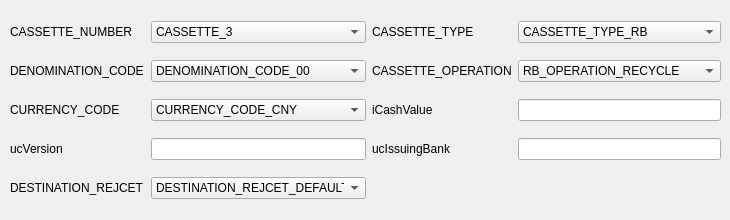
      <widget class="QWidget" name="tab_14">
       <attribute name="title">
        <string>ST_CASSETTE_INFO3</string>
       </attribute>
       <widget class="QWidget" name="layoutWidget_10">
        <property name="geometry">
         <rect>
          <x>10</x>
          <y>10</y>
          <width>711</width>
          <height>201</height>
         </rect>
        </property>
        <layout class="QGridLayout" name="gridLayout_11">
         <item row="0" column="2">
          <spacer name="horizontalSpacer_5">
           <property name="orientation">
            <enum>Qt::Horizontal</enum>
           </property>
           <property name="sizeHint" stdset="0">
            <size>
             <width>40</width>
             <height>20</height>
            </size>
           </property>
          </spacer>
         </item>
         <item row="1" column="3">
          <widget class="QLabel" name="label_59">
           <property name="text">
            <string>CASSETTE_OPERATION</string>
           </property>
          </widget>
         </item>
         <item row="0" column="4">
          <widget class="QComboBox" name="comboBox_SetUnitInfo_Cassette3_iCassType">
           <item>
            <property name="text">
             <string>CASSETTE_TYPE_RB</string>
            </property>
           </item>
           <item>
            <property name="text">
             <string>CASSETTE_TYPE_AB</string>
            </property>
           </item>
           <item>
            <property name="text">
             <string>CASSETTE_TYPE_DAB</string>
            </property>
           </item>
           <item>
            <property name="text">
             <string>CASSETTE_TYPE_UNKNOWN</string>
            </property>
           </item>
          </widget>
         </item>
         <item row="1" column="0">
          <widget class="QLabel" name="label_58">
           <property name="text">
            <string>DENOMINATION_CODE</string>
           </property>
          </widget>
         </item>
         <item row="1" column="4">
          <widget class="QComboBox" name="comboBox_SetUnitInfo_Cassette3_iCassOper">
           <item>
            <property name="text">
             <string>RB_OPERATION_RECYCLE</string>
            </property>
           </item>
           <item>
            <property name="text">
             <string>RB_OPERATION_DEPOSITE</string>
            </property>
           </item>
           <item>
            <property name="text">
             <string>RB_OPERATION_DISPENSE</string>
            </property>
           </item>
           <item>
            <property name="text">
             <string>AB_OPERATION_DEPREJRET</string>
            </property>
           </item>
           <item>
            <property name="text">
             <string>RB_OPERATION_UNKNOWN</string>
            </property>
           </item>
          </widget>
         </item>
         <item row="3" column="2">
          <spacer name="horizontalSpacer_20">
           <property name="orientation">
            <enum>Qt::Horizontal</enum>
           </property>
           <property name="sizeHint" stdset="0">
            <size>
             <width>40</width>
             <height>20</height>
            </size>
           </property>
          </spacer>
         </item>
         <item row="2" column="2">
          <spacer name="horizontalSpacer_19">
           <property name="orientation">
            <enum>Qt::Horizontal</enum>
           </property>
           <property name="sizeHint" stdset="0">
            <size>
             <width>40</width>
             <height>20</height>
            </size>
           </property>
          </spacer>
         </item>
         <item row="3" column="1">
          <widget class="QLineEdit" name="lineEdit_SetUnitInfo_Cassette3_ucVersion"/>
         </item>
         <item row="1" column="1">
          <widget class="QComboBox" name="comboBox_SetUnitInfo_Cassette3_iDenoCode">
           <item>
            <property name="text">
             <string>DENOMINATION_CODE_00</string>
            </property>
           </item>
           <item>
            <property name="text">
             <string>DENOMINATION_CODE_10_4TH</string>
            </property>
           </item>
           <item>
            <property name="text">
             <string>DENOMINATION_CODE_50_4TH</string>
            </property>
           </item>
           <item>
            <property name="text">
             <string>DENOMINATION_CODE_100_4TH</string>
            </property>
           </item>
           <item>
            <property name="text">
             <string>DENOMINATION_CODE_100_5TH</string>
            </property>
           </item>
           <item>
            <property name="text">
             <string>DENOMINATION_CODE_20_5TH</string>
            </property>
           </item>
           <item>
            <property name="text">
             <string>DENOMINATION_CODE_10_5TH</string>
            </property>
           </item>
           <item>
            <property name="text">
             <string>DENOMINATION_CODE_50_5TH</string>
            </property>
           </item>
           <item>
            <property name="text">
             <string>DENOMINATION_CODE_ALL</string>
            </property>
           </item>
          </widget>
         </item>
         <item row="2" column="1">
          <widget class="QComboBox" name="comboBox_SetUnitInfo_Cassette3_iCurrencyCode">
           <item>
            <property name="text">
             <string>CURRENCY_CODE_CNY</string>
            </property>
           </item>
           <item>
            <property name="text">
             <string>CURRENCY_CODE_EUR</string>
            </property>
           </item>
           <item>
            <property name="text">
             <string>CURRENCY_CODE_RESERVED</string>
            </property>
           </item>
          </widget>
         </item>
         <item row="1" column="2">
          <spacer name="horizontalSpacer_6">
           <property name="orientation">
            <enum>Qt::Horizontal</enum>
           </property>
           <property name="sizeHint" stdset="0">
            <size>
             <width>40</width>
             <height>20</height>
            </size>
           </property>
          </spacer>
         </item>
         <item row="3" column="0">
          <widget class="QLabel" name="label_96">
           <property name="text">
            <string>ucVersion</string>
           </property>
          </widget>
         </item>
         <item row="3" column="4">
          <widget class="QLineEdit" name="lineEdit_SetUnitInfo_Cassette3_ucIssuingBank"/>
         </item>
         <item row="4" column="2">
          <spacer name="horizontalSpacer_21">
           <property name="orientation">
            <enum>Qt::Horizontal</enum>
           </property>
           <property name="sizeHint" stdset="0">
            <size>
             <width>40</width>
             <height>20</height>
            </size>
           </property>
          </spacer>
         </item>
         <item row="0" column="3">
          <widget class="QLabel" name="label_57">
           <property name="text">
            <string>CASSETTE_TYPE</string>
           </property>
          </widget>
         </item>
         <item row="2" column="4">
          <widget class="QLineEdit" name="lineEdit_SetUnitInfo_Cassette3_iCashValue"/>
         </item>
         <item row="3" column="3">
          <widget class="QLabel" name="label_97">
           <property name="text">
            <string>ucIssuingBank</string>
           </property>
          </widget>
         </item>
         <item row="2" column="3">
          <widget class="QLabel" name="label_95">
           <property name="text">
            <string>iCashValue</string>
           </property>
          </widget>
         </item>
         <item row="2" column="0">
          <widget class="QLabel" name="label_94">
           <property name="text">
            <string>CURRENCY_CODE</string>
           </property>
          </widget>
         </item>
         <item row="0" column="0">
          <widget class="QLabel" name="label_56">
           <property name="text">
            <string>CASSETTE_NUMBER</string>
           </property>
          </widget>
         </item>
         <item row="0" column="1">
          <widget class="QComboBox" name="comboBox_SetUnitInfo_Cassette3_iCassNO">
           <item>
            <property name="text">
             <string>CASSETTE_3</string>
            </property>
           </item>
           <item>
            <property name="text">
             <string>CASSETTE_1</string>
            </property>
           </item>
           <item>
            <property name="text">
             <string>CASSETTE_2</string>
            </property>
           </item>
           <item>
            <property name="text">
             <string>CASSETTE_4</string>
            </property>
           </item>
           <item>
            <property name="text">
             <string>CASSETTE_5</string>
            </property>
           </item>
           <item>
            <property name="text">
             <string>CASSETTE_6</string>
            </property>
           </item>
           <item>
            <property name="text">
             <string>RESERVED</string>
            </property>
           </item>
          </widget>
         </item>
         <item row="4" column="1">
          <widget class="QComboBox" name="comboBox_SetUnitInfo_Cassette3_iCassNoteHandInfo">
           <item>
            <property name="text">
             <string>DESTINATION_REJCET_DEFAULT</string>
            </property>
           </item>
           <item>
            <property name="text">
             <string>DESTINATION_REJCET_CS</string>
            </property>
           </item>
           <item>
            <property name="text">
             <string>DESTINATION_REJCET_DISPENSE</string>
            </property>
           </item>
           <item>
            <property name="text">
             <string>DESTINATION_REJCET_DEPOSIT</string>
            </property>
           </item>
           <item>
            <property name="text">
             <string>DESTINATION_REJECT_CASH1_COMBINE</string>
            </property>
           </item>
          </widget>
         </item>
         <item row="4" column="0">
          <widget class="QLabel" name="label_101">
           <property name="text">
            <string>DESTINATION_REJCET</string>
           </property>
          </widget>
         </item>
        </layout>
       </widget>
      </widget>
